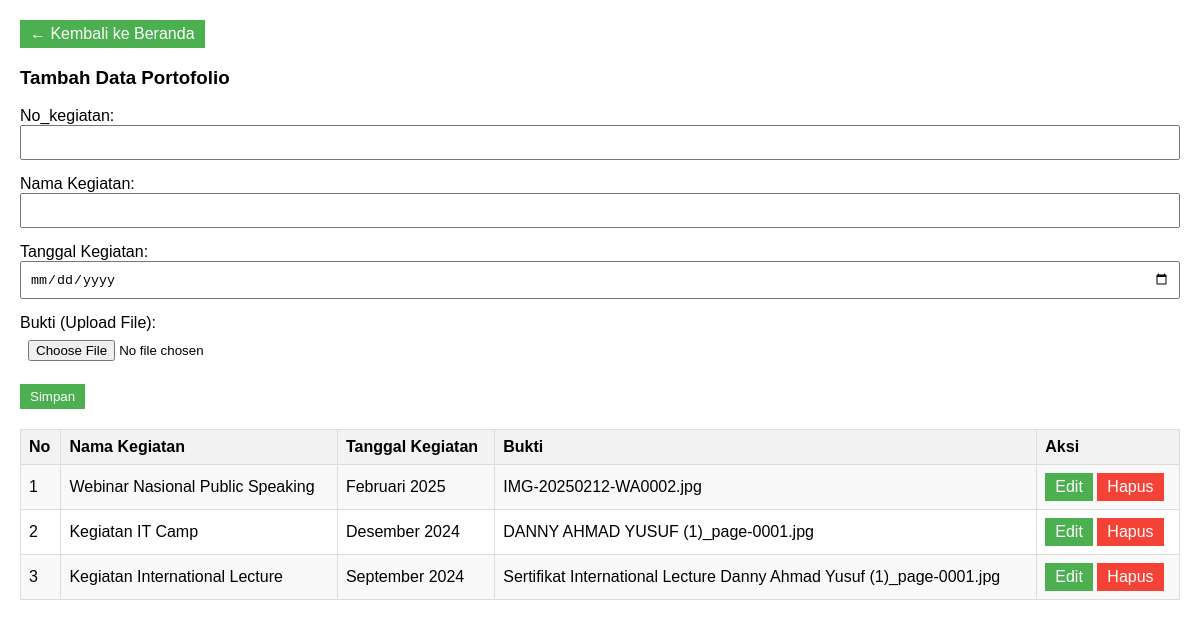
The app's page /data.php with its own data.
### tables this page shows
CREATE TABLE `portofolio` (
  `No_kegiatan` varchar(50) NOT NULL,
  `Nama_kegiatan` varchar(255) NOT NULL,
  `Tanggal` varchar(255) NOT NULL,
  `Bukti` varchar(255) NOT NULL
);

### data.php (the view, shortened to what this page needs)
<?php
include 'koneksi2.php';
$query = "SELECT * FROM portofolio";
$result = mysqli_query($koneksi, $query);
?>
<!DOCTYPE html>
<html>
<head>
</head>
<body>
    <div style=" margin-bottom: 10px;">
  <a href="index.php" class="btn btn-primary">← Kembali ke Beranda</a>
</div>
    <h3>Tambah Data Portofolio</h3>
    <form action="data.php" method="POST" enctype="multipart/form-data">
    <div class="form-group">
        <label>No_kegiatan:</label>
        <input type="text" name="No_kegiatan" class="form-control" required>
    </div>
    <div class="form-group">
        <label>Nama Kegiatan:</label>
        <input type="text" name="Nama_kegiatan" class="form-control" required>
    </div>
    <div class="form-group">
        <label>Tanggal Kegiatan:</label>
        <input type="date" name="Tanggal" class="form-control" required>
    </div>
    <div class="form-group">
        <label>Bukti (Upload File):</label>
        <input type="file" name="bukti" class="form-control" required>
    </div>
    <button type="submit" class="btn btn-primary">Simpan</button>
</form>
    <table>
        <tr>
            <th>No</th>
            <th>Nama Kegiatan</th>
            <th>Tanggal Kegiatan</th>
            <th>Bukti</th>
            <th>Aksi</th>
        </tr>
        <?php while ($row = mysqli_fetch_assoc($result)): ?>
        <tr>
            <td><?php echo htmlspecialchars($row['No_kegiatan']); ?></td>
            <td><?php echo htmlspecialchars($row['Nama_kegiatan']); ?></td>
            <td><?php echo htmlspecialchars($row['Tanggal']); ?></td>
            <td><?php echo htmlspecialchars($row['Bukti']); ?></td>
            <td>
                <a href="edit.php?kode=<?php echo $row['No_kegiatan']; ?>" class="btn btn-primary">Edit</a>
                <a href="hapus.php?No_kegiatan=<?php echo $row['No_kegiatan']; ?>" class="btn btn-danger" onclick="return confirm('Yakin ingin menghapus data ini?')">Hapus</a>
            </td>
        </tr>
        <?php endwhile; ?>
    </table>
</body>
</html>

### data.php (style rules this page uses)
body { font-family: Arial, sans-serif; margin: 20px; }
table { border-collapse: collapse; width: 100%; margin-top: 20px; }
th, td { border: 1px solid #ddd; padding: 8px; text-align: left; }
th { background-color: #f2f2f2; }
tr:nth-child(even) { background-color: #f9f9f9; }
.btn { padding: 5px 10px; cursor: pointer; text-decoration: none; display: inline-block; }
.btn-danger { background-color: #f44336; color: white; border: none; }
.btn-primary { background-color: #4CAF50; color: white; border: none; }
.form-group { margin-bottom: 15px; }
.form-control { width: 100%; padding: 8px; box-sizing: border-box; }

### records on screen
portofolio: No_kegiatan "1", Nama_kegiatan "Webinar Nasional Public Speaking", Tanggal "Februari 2025", Bukti "IMG-20250212-WA0002.jpg"
portofolio: No_kegiatan "2", Nama_kegiatan "Kegiatan IT Camp", Tanggal "Desember 2024", Bukti "DANNY AHMAD YUSUF (1)_page-0001.jpg"
portofolio: No_kegiatan "3", Nama_kegiatan "Kegiatan International Lecture", Tanggal "September 2024", Bukti "Sertifikat International Lecture Danny Ahmad Yusuf (1)_page-0001.jpg"
